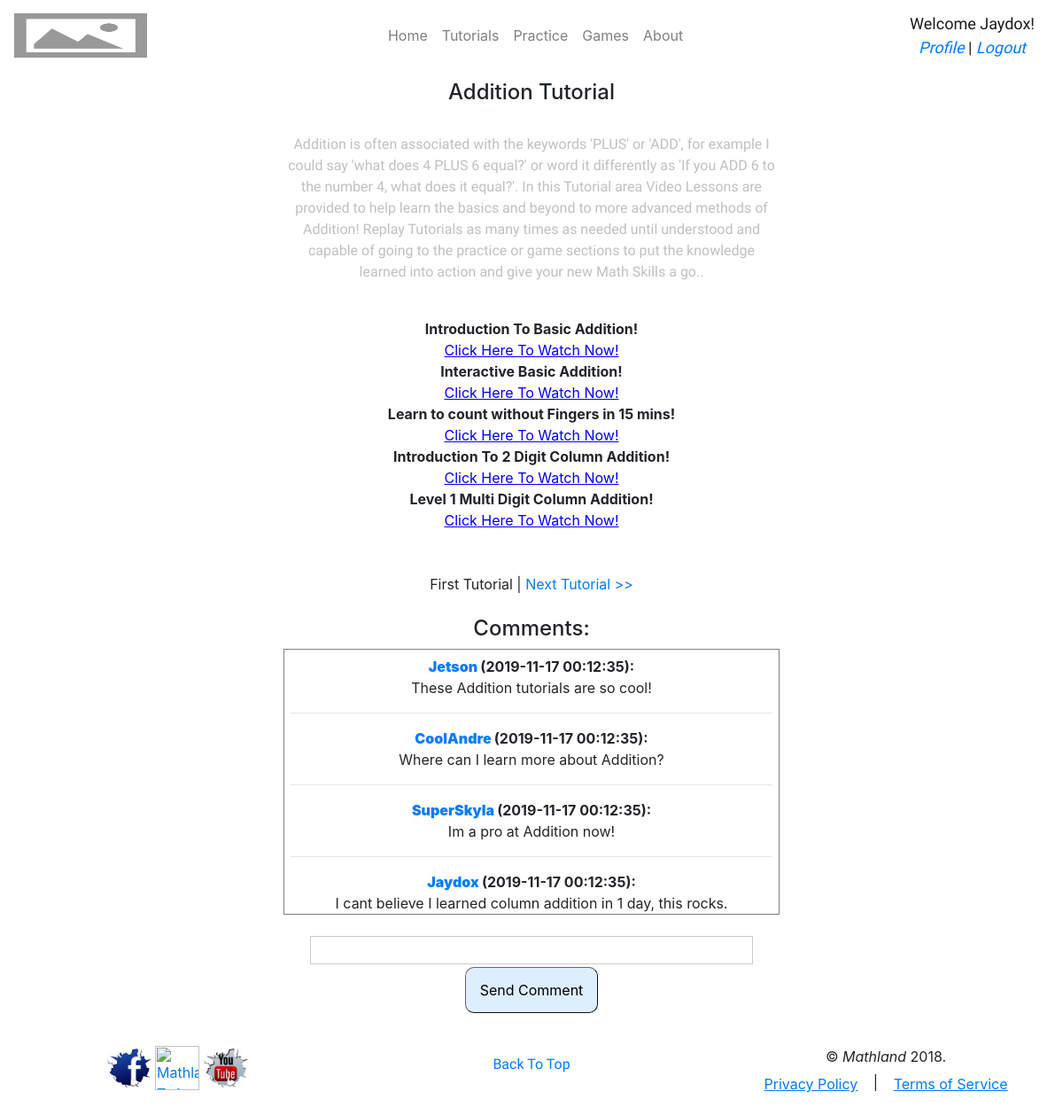
/mathland/index.php?cmd=tutorials (signed in), run on the app's committed database.
### tables this page shows
CREATE TABLE tbl_account (
  acc_id        int(10) NOT NULL AUTO_INCREMENT, 
  acc_username  varchar(20) NOT NULL UNIQUE, 
  acc_pass      varchar(20) NOT NULL, 
  acc_type_id   int(10) NOT NULL, 
  acc_firstname varchar(40) NOT NULL, 
  acc_lastname  varchar(40) NOT NULL, 
  acc_email     varchar(50) NOT NULL, 
  acc_dob       date NOT NULL, 
  acc_gender    varchar(1) NOT NULL,
  acc_school    varchar(50) NOT NULL, 
  acc_country   varchar(40) NOT NULL,
  acc_timestamp timestamp DEFAULT CURRENT_TIMESTAMP,
  PRIMARY KEY (acc_id));

CREATE TABLE tbl_comment (
  comment_id        int(10) NOT NULL AUTO_INCREMENT, 
  comment_section   varchar(20) NOT NULL,
  comment_from      int(10) NOT NULL, 
  comment_txt       varchar(255) NOT NULL, 
  comment_timestamp timestamp DEFAULT CURRENT_TIMESTAMP, 
  PRIMARY KEY (comment_id));

### mathland/Controller/NavController.php (called while the page is built, shortened)
<?php
    require_once("Model//TutorialModel.php");
    class NavController
    {
        function __construct(){
            $this->tutorialModel = new TutorialModel($this);
            if(isset($_REQUEST["cmd"]))
            switch($_REQUEST["cmd"]){
                case "tutorials":
                    $lcTutorial = "Tut".$this->tutorialModel->currentTutorial;
                    $this->tutorialModel->getComments($lcTutorial);
                    break;
            }
        }
    }
    $NavController = new NavController();
?>

### mathland/Model/DBconnection.php (called while the page is built, shortened)
<?php
    class DBconnection {
        private $rs;
        private $connectRs;
        private function connectDb($prDatabase,$prHost,$prUser,$prPass)
        {
            $this->connectRs = mysqli_connect($prHost,$prUser,$prPass);
        }
        public function query($pStrSQL)
        {
            $this->rs = -1;
            $this->rs = mysqli_query($this->connectRs,$pStrSQL);
        }
        public function next(){
            $aRow = mysqli_fetch_array($this->rs);
            return $aRow;
        }
    }
?>

### mathland/Model/TutorialModel.php (the view, shortened to what this page needs)
<?php
    require_once("Model//DBconnection.php");
    class TutorialModel
    {
        function getComments($prSection){
            $lcComments = "<dl>";
            $aDB = new DBConnection();
            $aDB->query($aDB->sql->get_comments($prSection));
            if ($aDB->num_rows() > 0)
            {
                for( $i = 0; $i<$aDB->num_rows(); $i++ ) {
                    $aRow = $aDB->next();
                    $lcComments = $lcComments.'<dt><b><a href="?ctr=LoginController&cmd=showProfile&name='.$aRow['acc_username'].'">'.$aRow['acc_username'].'</a>
                    </b> ('.$aRow['comment_timestamp'].'):</dt><dd>'.$aRow['comment_txt'].'</dd><hr>';
                }
                $lcComments = $lcComments."</dl>";
            }
        }
    }
?>

### data on the page
tbl_account: acc_username "Jetson"
tbl_comment: comment_timestamp "2019-11-17 00:12:35", comment_txt "These Addition tutorials are so cool!"
tbl_account: acc_username "CoolAndre"
tbl_comment: comment_timestamp "2019-11-17 00:12:35", comment_txt "Where can I learn more about Addition?"
tbl_account: acc_username "SuperSkyla"
tbl_comment: comment_timestamp "2019-11-17 00:12:35", comment_txt "Im a pro at Addition now!"
tbl_account: acc_username "Jaydox"
tbl_comment: comment_timestamp "2019-11-17 00:12:35", comment_txt "I cant believe I learned column addition in 1 day, this rocks."

### other printed values
$this->userModel->currentUser "Jaydox"
